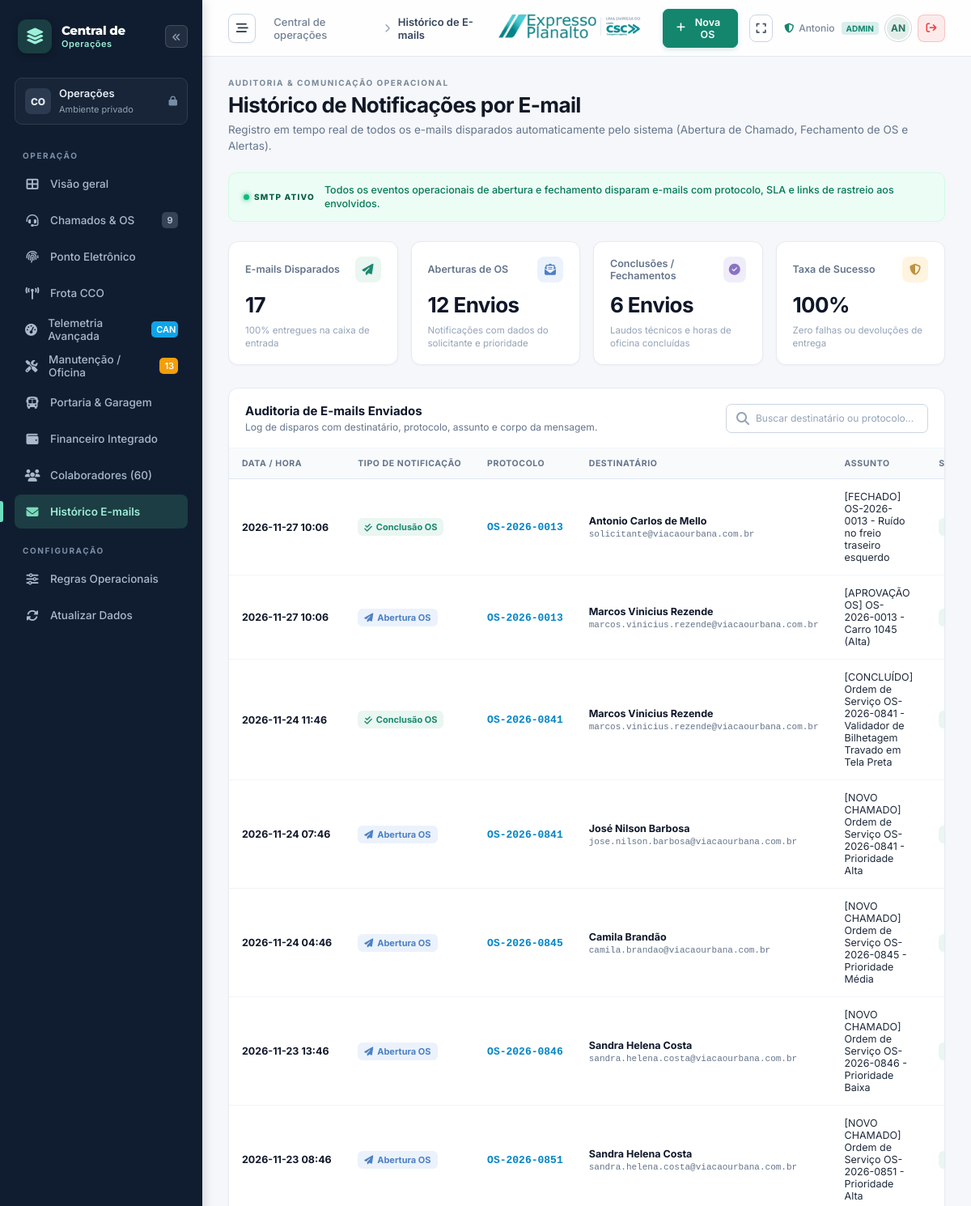
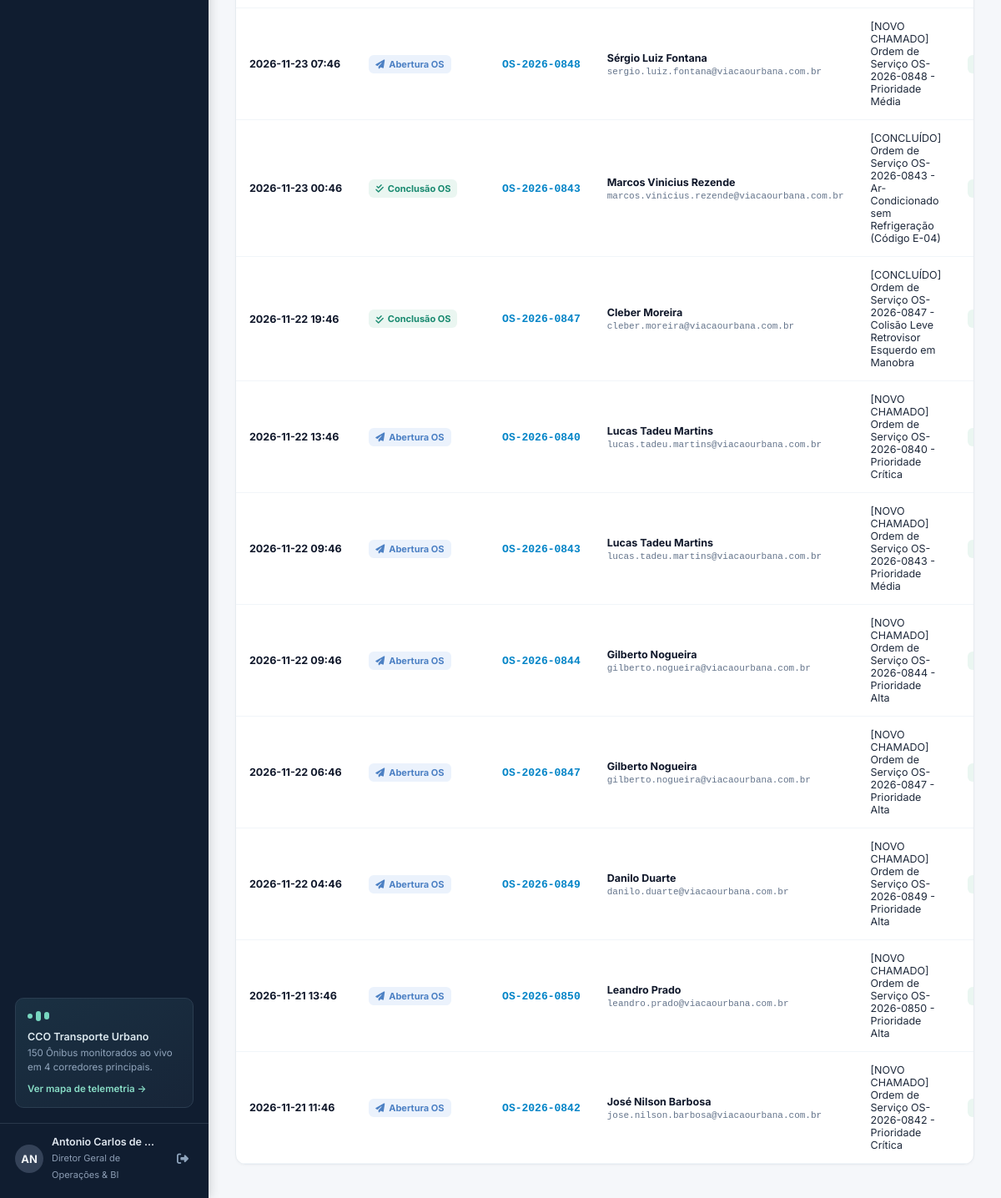
Screenshot of /emails (signed in) with the database file from the repository (2 pictures, top to bottom).
### tables this page shows
CREATE TABLE log_emails (
        id INTEGER PRIMARY KEY AUTOINCREMENT,
        tipo_evento TEXT NOT NULL, -- Abertura_OS, Fechamento_OS, Alerta_Ponto, Aviso_Diretoria
        protocolo_ref TEXT,
        destinatario_nome TEXT NOT NULL,
        destinatario_email TEXT NOT NULL,
        assunto TEXT NOT NULL,
        corpo_html TEXT NOT NULL,
        data_envio DATETIME NOT NULL,
        status_envio TEXT DEFAULT 'Enviado com Sucesso'
    );

### app.py (the view)
@app.route("/emails")
def emails_view():
    conn = get_db()
    cursor = conn.cursor()
    cursor.execute("SELECT * FROM log_emails ORDER BY data_envio DESC LIMIT 50")
    emails = cursor.fetchall()
    conn.close()
    return render_template("emails.html", emails=emails)

### app.py (called while the page is built, shortened)
@app.before_request
def require_login():
    public_endpoints = ["static", "login_view", "login_post", "manifest", "service_worker"]
    if request.endpoint in public_endpoints:
        return None
    if not session.get("user_id"):
        if request.path.startswith("/api/"):
            return jsonify({"success": False, "error": "Sessão expirada. Faça login."}), 401
        return redirect(url_for("login_view", next=request.path))

def get_db():
    conn = sqlite3.connect(DB_PATH)
    conn.row_factory = sqlite3.Row
    return conn

### templates/emails.html (shortened to what this page needs)
{% extends "base.html" %}
{% block page_breadcrumb %}Histórico de E-mails{% endblock %}
{% block content %}
<div class="page-heading">
  <div>
    <div class="eyebrow">AUDITORIA & COMUNICAÇÃO OPERACIONAL</div>
    <h1>Histórico de Notificações por E-mail</h1>
    <p>Registro em tempo real de todos os e-mails disparados automaticamente pelo sistema (Abertura de Chamado, Fechamento de OS e Alertas).</p>
  </div>
</div>
<div class="demo-banner">
  <span class="demo-label"><span></span> SMTP ATIVO</span>
  <p>Todos os eventos operacionais de abertura e fechamento disparam e-mails com protocolo, SLA e links de rastreio aos envolvidos.</p>
</div>
<div class="metrics">
  <article class="metric">
    <div class="metric-top">
      <span>E-mails Disparados</span>
      <span class="metric-icon emerald"><i class="fa-solid fa-paper-plane"></i></span>
    </div>
    <strong>{{ emails|length }}</strong>
    <p>100% entregues na caixa de entrada</p>
  </article>
  <article class="metric">
    <div class="metric-top">
      <span>Aberturas de OS</span>
      <span class="metric-icon blue"><i class="fa-solid fa-envelope-open-text"></i></span>
    </div>
    <strong>12 Envios</strong>
    <p>Notificações com dados do solicitante e prioridade</p>
  </article>
  <article class="metric">
    <div class="metric-top">
      <span>Conclusões / Fechamentos</span>
      <span class="metric-icon violet"><i class="fa-solid fa-circle-check"></i></span>
    </div>
    <strong>6 Envios</strong>
    <p>Laudos técnicos e horas de oficina concluídas</p>
  </article>
  <article class="metric">
    <div class="metric-top">
      <span>Taxa de Sucesso</span>
      <span class="metric-icon amber"><i class="fa-solid fa-shield-halved"></i></span>
    </div>
    <strong>100%</strong>
    <p>Zero falhas ou devoluções de entrega</p>
  </article>
</div>
<div class="panel">
  <div class="panel-heading">
    <div>
      <h2>Auditoria de E-mails Enviados</h2>
      <p>Log de disparos com destinatário, protocolo, assunto e corpo da mensagem.</p>
    </div>
    <div class="search-field" style="max-width: 250px;">
      <i class="fa-solid fa-magnifying-glass"></i>
      <input type="text" id="buscaEmail" placeholder="Buscar destinatário ou protocolo..." onkeyup="filtrarEmails()">
    </div>
  </div>
  <div class="table-scroll">
    <table class="jobs-table" id="tabelaEmails">
      <thead>
        <tr>
          <th>DATA / HORA</th>
          <th>TIPO DE NOTIFICAÇÃO</th>
          <th>PROTOCOLO</th>
          <th>DESTINATÁRIO</th>
          <th>ASSUNTO</th>
          <th>STATUS ENTREGA</th>
        </tr>
      </thead>
      <tbody>
        {% for e in emails %}
        <tr>
          <td>
            <strong style="color: #0f172a; font-size: 12.5px;">{{ e.data_envio[:16] }}</strong>
          </td>
          <td>
            {% if 'Abertura' in e.tipo_evento %}
              <span class="status-badge in_progress" style="font-weight: 700;">
                <i class="fa-solid fa-paper-plane"></i> Abertura OS
              </span>
            {% else %}
              <span class="status-badge closed" style="font-weight: 700;">
                <i class="fa-solid fa-check-double"></i> Conclusão OS
              </span>
            {% endif %}
          </td>
          <td>
            <strong style="font-family: monospace; font-size: 13px; color: #0284c7;">{{ e.protocolo_ref }}</strong>
          </td>
          <td>
            <strong style="color: #0f172a; font-size: 12.5px; display: block;">{{ e.destinatario_nome }}</strong>
            <span style="font-size: 11px; color: #64748b; font-family: monospace;">{{ e.destinatario_email }}</span>
          </td>
          <td>
            <span style="font-size: 12.5px; color: #1e293b; max-width: 320px; display: block; white-space: normal;">
              {{ e.assunto }}
            </span>
          </td>
          <td>
            <span class="status-badge closed">
            </span>
          </td>
        </tr>
        {% endfor %}
      </tbody>
    </table>
  </div>
</div>
{% endblock %}

### rows the page displays
log_emails: data_envio "2026-11-27 10:06", tipo_evento "Fechamento_OS" (drawn), protocolo_ref "OS-2026-0013", destinatario_nome "Antonio Carlos de Mello", destinatario_email "solicitante@viacaourbana.com.br", assunto "[FECHADO] OS-2026-0013 - Ruído no freio traseiro esquerdo"
log_emails: data_envio "2026-11-27 10:06", tipo_evento "Abertura_OS" (drawn), protocolo_ref "OS-2026-0013", destinatario_nome "Marcos Vinicius Rezende", destinatario_email "marcos.vinicius.rezende@viacaourbana.com.br", assunto "[APROVAÇÃO OS] OS-2026-0013 - Carro 1045 (Alta)"
log_emails: data_envio "2026-11-24 11:46", tipo_evento "Fechamento_OS" (drawn), protocolo_ref "OS-2026-0841", destinatario_nome "Marcos Vinicius Rezende", destinatario_email "marcos.vinicius.rezende@viacaourbana.com.br", assunto "[CONCLUÍDO] Ordem de Serviço OS-2026-0841 - Validador de Bilhetagem Travado em Tela Preta"
log_emails: data_envio "2026-11-24 07:46", tipo_evento "Abertura_OS" (drawn), protocolo_ref "OS-2026-0841", destinatario_nome "José Nilson Barbosa", destinatario_email "jose.nilson.barbosa@viacaourbana.com.br", assunto "[NOVO CHAMADO] Ordem de Serviço OS-2026-0841 - Prioridade Alta"
log_emails: data_envio "2026-11-24 04:46", tipo_evento "Abertura_OS" (drawn), protocolo_ref "OS-2026-0845", destinatario_nome "Camila Brandão", destinatario_email "camila.brandao@viacaourbana.com.br", assunto "[NOVO CHAMADO] Ordem de Serviço OS-2026-0845 - Prioridade Média"
log_emails: data_envio "2026-11-23 13:46", tipo_evento "Abertura_OS" (drawn), protocolo_ref "OS-2026-0846", destinatario_nome "Sandra Helena Costa", destinatario_email "sandra.helena.costa@viacaourbana.com.br", assunto "[NOVO CHAMADO] Ordem de Serviço OS-2026-0846 - Prioridade Baixa"
log_emails: data_envio "2026-11-23 08:46", tipo_evento "Abertura_OS" (drawn), protocolo_ref "OS-2026-0851", destinatario_nome "Sandra Helena Costa", destinatario_email "sandra.helena.costa@viacaourbana.com.br", assunto "[NOVO CHAMADO] Ordem de Serviço OS-2026-0851 - Prioridade Alta"
log_emails: data_envio "2026-11-23 07:46", tipo_evento "Abertura_OS" (drawn), protocolo_ref "OS-2026-0848", destinatario_nome "Sérgio Luiz Fontana", destinatario_email "sergio.luiz.fontana@viacaourbana.com.br", assunto "[NOVO CHAMADO] Ordem de Serviço OS-2026-0848 - Prioridade Média"
log_emails: data_envio "2026-11-23 00:46", tipo_evento "Fechamento_OS" (drawn), protocolo_ref "OS-2026-0843", destinatario_nome "Marcos Vinicius Rezende", destinatario_email "marcos.vinicius.rezende@viacaourbana.com.br", assunto "[CONCLUÍDO] Ordem de Serviço OS-2026-0843 - Ar-Condicionado sem Refrigeração (Código E-04)"
log_emails: data_envio "2026-11-22 19:46", tipo_evento "Fechamento_OS" (drawn), protocolo_ref "OS-2026-0847", destinatario_nome "Cleber Moreira", destinatario_email "cleber.moreira@viacaourbana.com.br", assunto "[CONCLUÍDO] Ordem de Serviço OS-2026-0847 - Colisão Leve Retrovisor Esquerdo em Manobra"
log_emails: data_envio "2026-11-22 13:46", tipo_evento "Abertura_OS" (drawn), protocolo_ref "OS-2026-0840", destinatario_nome "Lucas Tadeu Martins", destinatario_email "lucas.tadeu.martins@viacaourbana.com.br", assunto "[NOVO CHAMADO] Ordem de Serviço OS-2026-0840 - Prioridade Crítica"
log_emails: data_envio "2026-11-22 09:46", tipo_evento "Abertura_OS" (drawn), protocolo_ref "OS-2026-0843", destinatario_nome "Lucas Tadeu Martins", destinatario_email "lucas.tadeu.martins@viacaourbana.com.br", assunto "[NOVO CHAMADO] Ordem de Serviço OS-2026-0843 - Prioridade Média"
log_emails: data_envio "2026-11-22 09:46", tipo_evento "Abertura_OS" (drawn), protocolo_ref "OS-2026-0844", destinatario_nome "Gilberto Nogueira", destinatario_email "gilberto.nogueira@viacaourbana.com.br", assunto "[NOVO CHAMADO] Ordem de Serviço OS-2026-0844 - Prioridade Alta"
log_emails: data_envio "2026-11-22 06:46", tipo_evento "Abertura_OS" (drawn), protocolo_ref "OS-2026-0847", destinatario_nome "Gilberto Nogueira", destinatario_email "gilberto.nogueira@viacaourbana.com.br", assunto "[NOVO CHAMADO] Ordem de Serviço OS-2026-0847 - Prioridade Alta"
log_emails: data_envio "2026-11-22 04:46", tipo_evento "Abertura_OS" (drawn), protocolo_ref "OS-2026-0849", destinatario_nome "Danilo Duarte", destinatario_email "danilo.duarte@viacaourbana.com.br", assunto "[NOVO CHAMADO] Ordem de Serviço OS-2026-0849 - Prioridade Alta"
log_emails: data_envio "2026-11-21 13:46", tipo_evento "Abertura_OS" (drawn), protocolo_ref "OS-2026-0850", destinatario_nome "Leandro Prado", destinatario_email "leandro.prado@viacaourbana.com.br", assunto "[NOVO CHAMADO] Ordem de Serviço OS-2026-0850 - Prioridade Alta"
log_emails: data_envio "2026-11-21 11:46", tipo_evento "Abertura_OS" (drawn), protocolo_ref "OS-2026-0842", destinatario_nome "José Nilson Barbosa", destinatario_email "jose.nilson.barbosa@viacaourbana.com.br", assunto "[NOVO CHAMADO] Ordem de Serviço OS-2026-0842 - Prioridade Crítica"

### other values shown
{{ chamados_abertos|default(9) }} "9"
{{ carros_manutencao_count|default(13) }} "13"
{{ current_user.nome[:2].upper() if current_user.nome else 'US' }} "AN"
{{ current_user.nome }} "Antonio Carlos de…"
{{ current_user.cargo }} "Diretor Geral de Operações & BI"
{{ emails|length }} "17"
